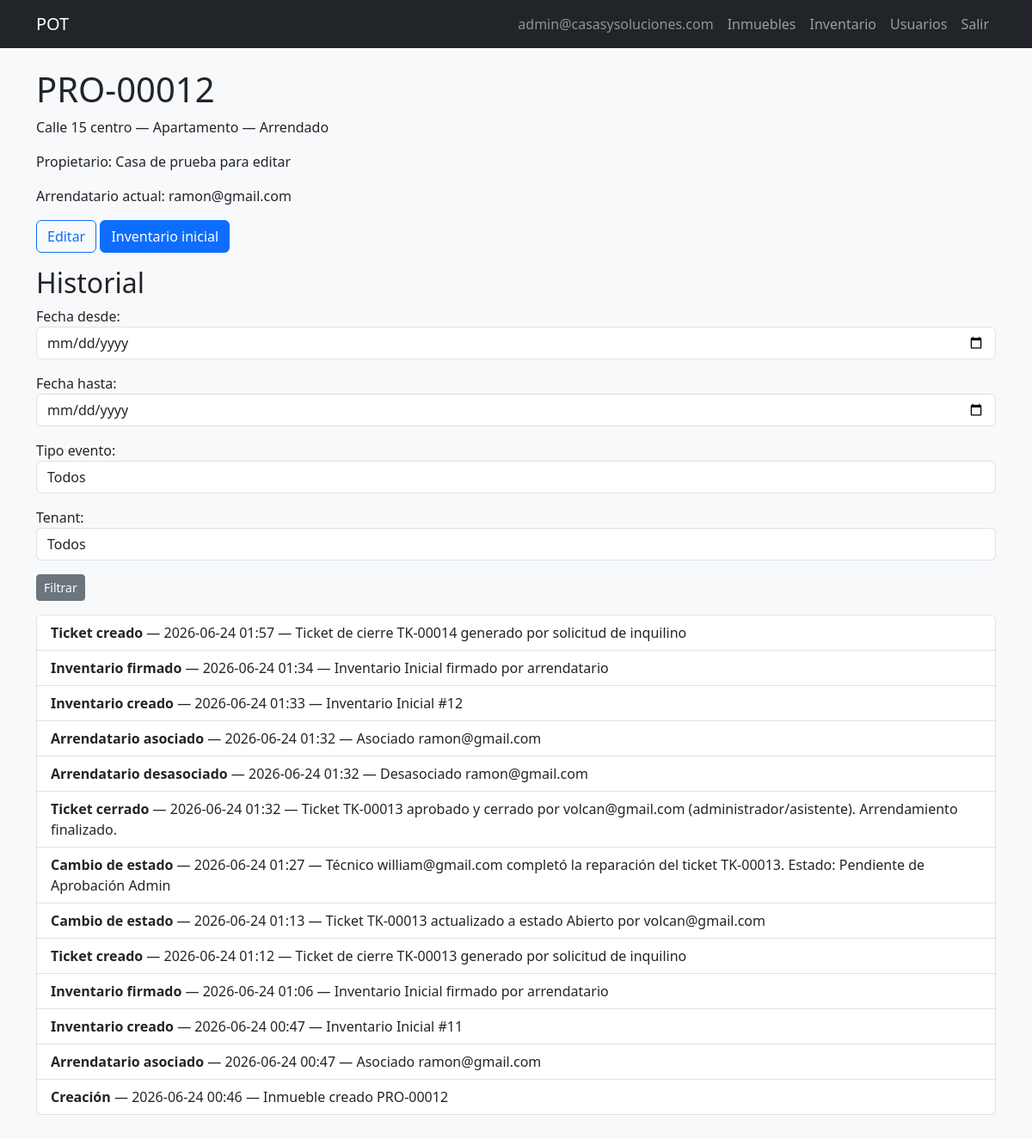
Before: /properties/12/ (signed in) with the older database file.
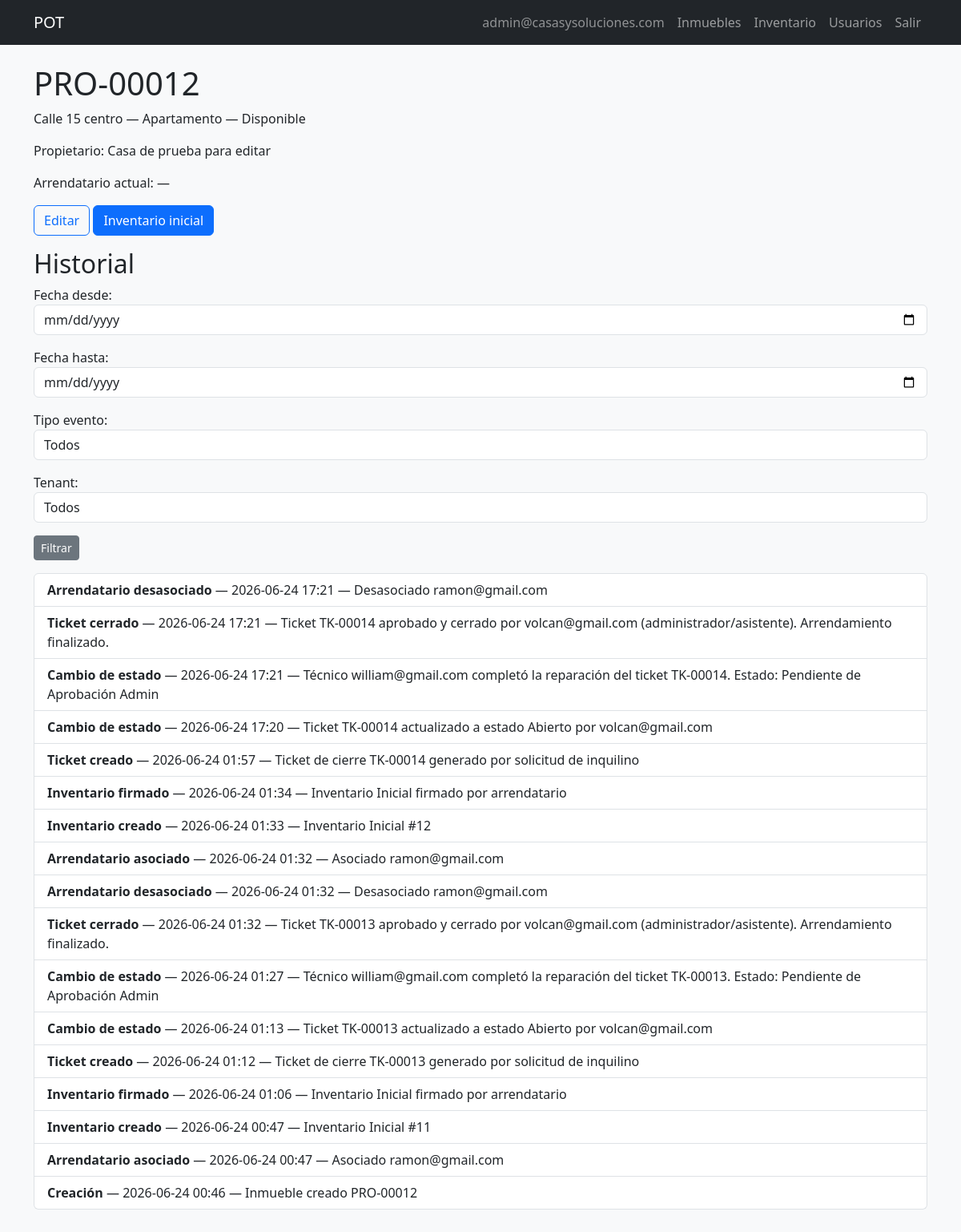
After: the same page with the newer database file.
### pot/models.py (models this page shows, shortened)
class Property(models.Model):
    class Type(models.TextChoices):
        APARTMENT = 'APARTMENT', 'Apartamento'
        HOUSE = 'HOUSE', 'Casa'
        LOCAL = 'LOCAL', 'Local comercial'
        WAREHOUSE = 'WAREHOUSE', 'Bodega'
    class Status(models.TextChoices):
        AVAILABLE = 'AVAILABLE', 'Disponible'
        RENTED = 'RENTED', 'Arrendado'
        MAINTENANCE = 'MAINTENANCE', 'En mantenimiento'
    code = models.CharField(max_length=20, unique=True)
    address = models.CharField(max_length=255, unique=True)
    city = models.CharField(max_length=100, blank=True, default='')
    building_name = models.CharField(max_length=150, blank=True, default='')
    unit_label = models.CharField(max_length=50, blank=True, default='')
    cover_image = models.ImageField(upload_to='properties/covers/%Y/%m/', blank=True, null=True, max_length=255)
    type = models.CharField(max_length=20, choices=Type.choices)
    owner_name = models.CharField(max_length=150)
    status = models.CharField(max_length=20, choices=Status.choices, default=Status.AVAILABLE)
    is_active = models.BooleanField(default=True)
    price = models.DecimalField(max_digits=12, decimal_places=2, default=0)
    rooms = models.IntegerField(null=True, blank=True)
    bathrooms = models.IntegerField(null=True, blank=True)
    living_rooms = models.IntegerField(null=True, blank=True)
    kitchens = models.IntegerField(null=True, blank=True)
    garages = models.IntegerField(null=True, blank=True)
    is_commercial = models.BooleanField(default=False)
    in_complex = models.BooleanField(default=False)
    admin_included = models.BooleanField(default=False)
    admin_value = models.DecimalField(max_digits=12, decimal_places=2, null=True, blank=True)
    google_maps_link = models.CharField(max_length=1000, null=True, blank=True)
    description = models.TextField(blank=True, null=True)
    observations = models.TextField(blank=True, null=True)
    created_at = models.DateTimeField(auto_now_add=True)
    updated_at = models.DateTimeField(auto_now=True)
    created_by = models.ForeignKey(
        CustomUser,
        on_delete=models.SET_NULL,
        null=True,
        blank=True,
        related_name='properties_created',
    )
    class Meta:
        ordering = ['-created_at']
        verbose_name_plural = 'properties'
    def get_active_tenant(self):
        assoc = (
            self.tenant_associations.filter(dissociated_at__isnull=True)
            .select_related('user')
            .first()
        )
        return assoc.user if assoc else None

class CustomUser(AbstractUser):
    class Role(models.TextChoices):
        ADMIN = 'ADMIN', 'Administrador'
        ASSISTANT = 'ASSISTANT', 'Asistente Administrativo'
        TENANT = 'TENANT', 'Arrendatario'
        TECHNICIAN = 'TECHNICIAN', 'Técnico'
    class DocumentType(models.TextChoices):
        CC = 'CC', 'Cédula de ciudadanía'
        CE = 'CE', 'Cédula de extranjería'
        PASSPORT = 'PASSPORT', 'Pasaporte'
        NIT = 'NIT', 'NIT'
    username = models.CharField(max_length=150, unique=True, blank=True)
    email = models.EmailField(unique=True)
    phone = models.CharField(max_length=20, default='')
    public_code = models.CharField(max_length=20, unique=True, blank=True, null=True)
    document_type = models.CharField(
        max_length=20,
        choices=DocumentType.choices,
        blank=True,
        default='',
    )
    document_number = models.CharField(max_length=30, unique=True, blank=True, null=True)
    avatar = models.ImageField(upload_to='avatars/%Y/%m/', blank=True, null=True, max_length=255)
    role = models.CharField(max_length=20, choices=Role.choices, default=Role.TENANT)
    password_changed = models.BooleanField(default=False)
    password_reset_token = models.CharField(max_length=255, null=True, blank=True)
    password_reset_expires = models.DateTimeField(null=True, blank=True)
    login_attempts = models.PositiveIntegerField(default=0)
    login_locked_until = models.DateTimeField(null=True, blank=True)
    created_at = models.DateTimeField(auto_now_add=True)
    updated_at = models.DateTimeField(auto_now=True)
    USERNAME_FIELD = 'email'
    REQUIRED_FIELDS = []
    objects = CustomUserManager()
    class Meta:
        ordering = ['-created_at']
    def __str__(self):
        return f'{self.email} ({self.get_role_display()})'
    def is_staff_operative(self):
        return self.role in (self.Role.ADMIN, self.Role.ASSISTANT)

class PropertyHistory(models.Model):
    class EventType(models.TextChoices):
        CREATED = 'CREATED', 'Creación'
        STATUS_CHANGE = 'STATUS_CHANGE', 'Cambio de estado'
        TENANT_ASSOCIATED = 'TENANT_ASSOCIATED', 'Arrendatario asociado'
        TENANT_DISSOCIATED = 'TENANT_DISSOCIATED', 'Arrendatario desasociado'
        TICKET_CREATED = 'TICKET_CREATED', 'Ticket creado'
        TICKET_CLOSED = 'TICKET_CLOSED', 'Ticket cerrado'
        INVENTORY_CREATED = 'INVENTORY_CREATED', 'Inventario creado'
        INVENTORY_SIGNED = 'INVENTORY_SIGNED', 'Inventario firmado'
        MAINTENANCE = 'MAINTENANCE', 'Mantenimiento realizado'
        TENANT_OBSERVATIONS = 'TENANT_OBSERVATIONS', 'Observaciones arrendatario'
    property = models.ForeignKey(Property, on_delete=models.CASCADE, related_name='history')
    event_type = models.CharField(max_length=30, choices=EventType.choices)
    description = models.TextField()
    details = models.JSONField(default=dict)
    related_user = models.ForeignKey(
        CustomUser,
        on_delete=models.SET_NULL,
        null=True,
        blank=True,
    )
    created_by = models.ForeignKey(
        CustomUser,
        on_delete=models.SET_NULL,
        null=True,
        blank=True,
        related_name='history_events_created',
    )
    created_at = models.DateTimeField(auto_now_add=True)
    class Meta:
        ordering = ['-created_at']
        verbose_name_plural = 'property histories'

### pot/views.py (the view)
# urls.py: path('properties/<int:property_id>/', views.PropertyDetailView.as_view(), name='property_detail'),
class PropertyDetailView(StaffOperativeRequiredMixin, View):
    def get(self, request, property_id):
        prop = get_object_or_404(Property, pk=property_id)
        hist_form = PropertyHistoryFilterForm(request.GET)
        events = prop.history.all().order_by('-created_at')[:500]
        if hist_form.is_valid():
            d = hist_form.cleaned_data
            events = obtener_historial_filtrado(
                prop,
                fecha_desde=d.get('fecha_desde'),
                fecha_hasta=d.get('fecha_hasta'),
                tipo_evento=d.get('tipo_evento') or None,
                tenant_id=d.get('tenant').pk if d.get('tenant') else None,
            )
        tenant = prop.get_active_tenant()
        return render(
            request,
            'properties/property_detail.html',
            {'property': prop, 'history': events, 'hist_form': hist_form, 'active_tenant': tenant},
        )

### pot/forms.py
class PropertyHistoryFilterForm(forms.Form):
    fecha_desde = forms.DateField(required=False, widget=forms.DateInput(attrs={'type': 'date', 'class': 'form-control'}))
    fecha_hasta = forms.DateField(required=False, widget=forms.DateInput(attrs={'type': 'date', 'class': 'form-control'}))
    tipo_evento = forms.ChoiceField(
        choices=[('', 'Todos')] + list(PropertyHistory.EventType.choices),
        required=False,
        widget=forms.Select(attrs={'class': 'form-control'}),
    )
    tenant = forms.ModelChoiceField(
        queryset=CustomUser.objects.filter(role=CustomUser.Role.TENANT),
        required=False,
        empty_label='Todos',
        widget=forms.Select(attrs={'class': 'form-control'}),
    )

### pot/views.py (called while the page is built)
    def test_func(self):
        u = self.request.user
        return u.is_staff_operative()

### templates/properties/property_detail.html (shortened to what this page needs)
{% extends 'base.html' %}
{% block content %}
<h1>{{ property.code }}</h1>
<p>{{ property.address }} — {{ property.get_type_display }} — {{ property.get_status_display }}</p>
<p>Propietario: {{ property.owner_name }}</p>
<p>Arrendatario actual: {% if active_tenant %}{{ active_tenant.email }}{% else %}—{% endif %}</p>
<p>
<a href="{% url 'pot:property_edit' property.id %}" class="btn btn-outline-primary">Editar</a>
<a href="{% url 'pot:inventory_create_for_property' property.id %}" class="btn btn-primary">Inventario inicial</a>
</p>
<h2>Historial</h2>
<form method="get" class="mb-3">{{ hist_form.as_p }}<button class="btn btn-secondary btn-sm">Filtrar</button></form>
{% if not history %}<p>Sin historial aún.</p>{% else %}
<ul class="list-group">{% for e in history %}
<li class="list-group-item"><strong>{{ e.get_event_type_display }}</strong> — {{ e.created_at|date:'Y-m-d H:i' }} — {{ e.description }}</li>
{% endfor %}</ul>
{% endif %}
{% endblock %}

Changed rows visible on the page:
no longer on this page (row unchanged): CustomUser: email "ramon@gmail.com"
changed Property "PRO-00012": status "Arrendado" → "Disponible"
added PropertyHistory: event_type "Arrendatario desasociado", created_at "2026-06-24 17:21", description "Desasociado ramon@gmail.com"
added PropertyHistory: event_type "Ticket cerrado", created_at "2026-06-24 17:21", description "Ticket TK-00014 aprobado y cerrado por volcan@gmail.com (administrador/asistente). Arrendamiento finalizado."
added PropertyHistory: event_type "Cambio de estado", created_at "2026-06-24 17:21", description "Técnico william@gmail.com completó la reparación del ticket TK-00014. Estado: Pendiente de Aprobación Admin"
added PropertyHistory: event_type "Cambio de estado", created_at "2026-06-24 17:20", description "Ticket TK-00014 actualizado a estado Abierto por volcan@gmail.com"
